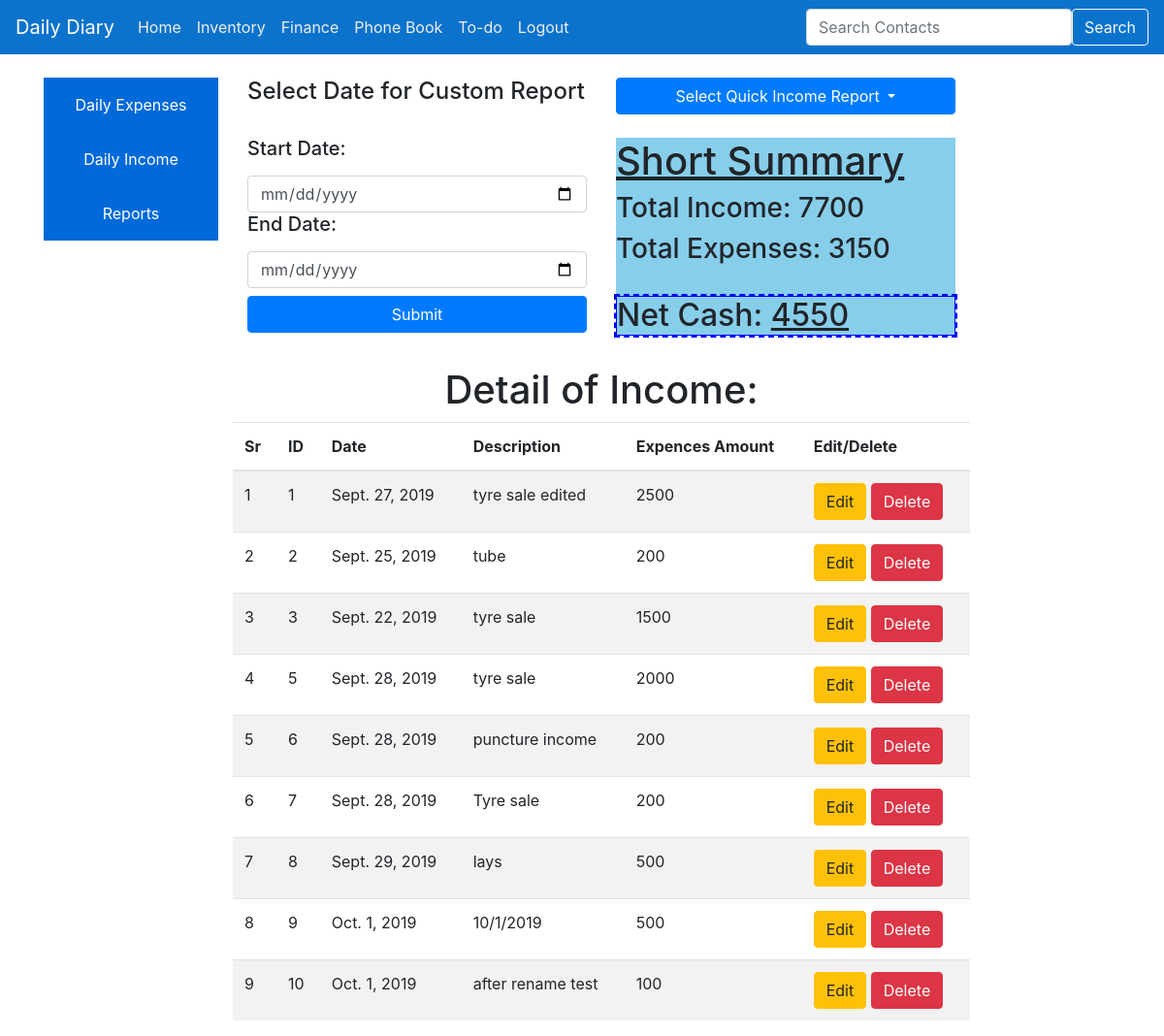
The page /last30daysincomereport (signed in) on the database its author committed.
### blog/models.py (models this page shows, shortened)
class Income(models.Model):
    reg_date = models.DateField(auto_now_add=True)
    income_id = models.AutoField(primary_key=True)
    description = models.CharField(max_length=200)
    income_value = models.IntegerField()

### blog/views.py (the view)
# urls.py: path('last30daysincomereport', views.LTDincomeReport),
@login_required(login_url='/login/')
def LTDincomeReport(request):
    today = datetime.date.today()
    tdalta =datetime.timedelta(days=29)
    yesterday = today - tdalta
    total = 0
    myincome = Income.objects.filter(reg_date__gte = yesterday, reg_date__lte=today)
    total = Income.objects.filter(reg_date__gte = yesterday, reg_date__lte=today).aggregate( Sum('income_value'))
    totalexp = Expenses.objects.filter(reg_date__gte = yesterday, reg_date__lte=today).aggregate( Sum('expenses_value'))
    incometotal = total.get('income_value__sum')
    exp_total = totalexp.get('expenses_value__sum')
    if exp_total is None:
        exp_total = 0
    if incometotal is None:
        incometotal = 0
    netcash = incometotal - exp_total
    return render(request, 'blog/income_report.html', {'formurl' : "/incomerepoting", 'Income':myincome, 'total': total, 'totalexp' : totalexp, 'netcash' : netcash})

### templates/blog/income_report.html (shortened to what this page needs)
{% extends "blog/innerbase.html"%}
{% block result_block %}
<div class="row bg-lighgray">
<div class="col">
  <br>
  <h4>Select Date for Custom Report</h4>
  <br>
      <form id = "CDP" method="POST" action="{{formurl}}">
        <label><h5> Start Date:</h5></label>
        <input required type="date" name="htmldate" class="form-control ">
        <label><h5> End Date:</h5></label>
        <input required type="date" name="htmldate1" class="form-control ">
        <button type="submit" name = "submit" class="btn btn-primary btn-block mt-2 ">Submit</button>
      </form>
    </div>
<div class="col">
  <br>
  <div class="dropdown">
  <button class="btn btn-primary btn-block dropdown-toggle" type="button" id="dropdownMenu2" data-toggle="dropdown" aria-haspopup="true" aria-expanded="false">
  Select Quick Income Report
  </button>
</div>
<br>
  <div class="a">
    <h1><u>Short Summary</u></h1>
  <h3>Total Income:  {{total.income_value__sum}}</h3>
  <h3>Total Expenses: {{totalexp.expenses_value__sum}}</h3>
  <div class="a" background-color:Red;><br>
    <h2>Net Cash: <u>{{netcash}}</u></h2>
  </div>
  </div>
</div>
</div>
<br>
<center><h1>Detail of Income:</h1></center>
<div class="row bg-lighgray">
  <div class="col">
  </div>
    <table class="css-serial table table-striped " data-toggle="table" data-classes="table table-hover table-condensed"data-striped="true"data-sort-order="desc">
      <thead calss= "thead-dark">
        <tr>
          <th>Sr</th>
          <th >ID</th>
          <th class="th-sm data-field="Name" data-sortable="true">Date</th>
          <th class="th-sm">Description</th>
          <th class="th-sm data-field="Name" data-sortable="true">Expences Amount</th>
          <th>Edit/Delete</th>
          </tr>
      </thead>
      <tbody>
        {% for object in Income %}
        <tr>
          <td></td>
        <td >{{object.income_id }}</td>
        <td>{{object.reg_date }}</td>
        <td>{{object.description}}</td>
        <td>{{object.income_value}}</td>
        <td>
        <a href="/editincome/{{object.income_id}}"><button class="btn btn-warning">Edit</button> </a>
        <a href="/deleteincome/{{object.income_id}}" <button class="btn btn-danger" onclick="return confirm('Are you sure you want to delete this item?');">Delete</button>
        </td>
        </tr>
        {% endfor%}
      </tbody>
  </table>
  </div>
{% endblock %}

### static/CSS/menubar.css (style rules this page uses)
.dropdown { border-radius:0; border:0; }

### templates/blog/base.html (style rules this page uses)
.dropdown { border-radius:0;border:0; }

### templates/blog/innerbase.html (style rules this page uses)
.dropdown { position: right; display: block; }

### templates/blog/income_report.html (style rules this page uses)
.css-serial { counter-reset: serial-number; }
.css-serial td:first-child:before { counter-increment: serial-number; content: counter(serial-number); }
h2 { border: 1px solid blue;outline: 2px dashed blue; }
div.a { background-color: skyblue }

### rows shown on the page
Income: income_id "1", reg_date "Sept. 27, 2019", description "tyre sale edited", income_value "2500"
Income: income_id "2", reg_date "Sept. 25, 2019", description "tube", income_value "200"
Income: income_id "3", reg_date "Sept. 22, 2019", description "tyre sale", income_value "1500"
Income: income_id "5", reg_date "Sept. 28, 2019", description "tyre sale", income_value "2000"
Income: income_id "6", reg_date "Sept. 28, 2019", description "puncture income", income_value "200"
Income: income_id "7", reg_date "Sept. 28, 2019", description "Tyre sale", income_value "200"
Income: income_id "8", reg_date "Sept. 29, 2019", description "lays", income_value "500"
Income: income_id "9", reg_date "Oct. 1, 2019", description "10/1/2019", income_value "500"
Income: income_id "10", reg_date "Oct. 1, 2019", description "after rename test", income_value "100"

### other values the page prints
{{ total.income_value__sum }} "7700"
{{ totalexp.expenses_value__sum }} "3150"
{{ netcash }} "4550"
